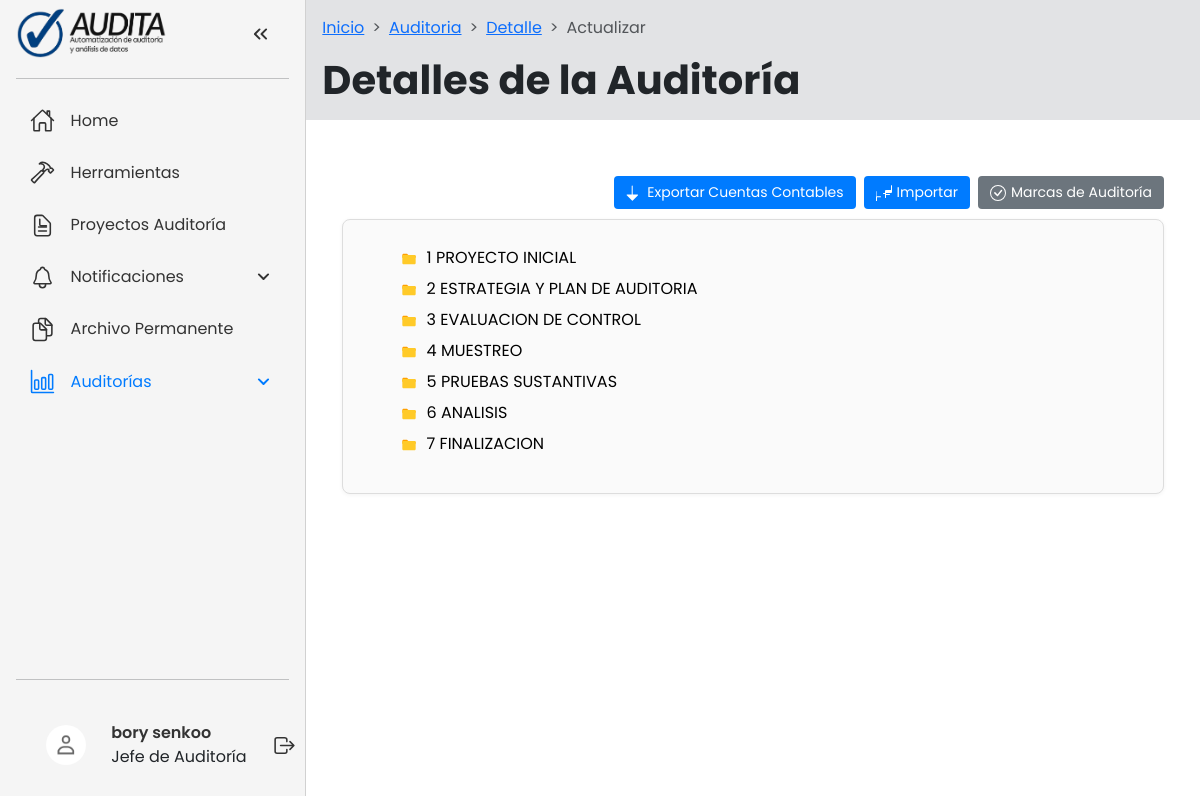
The app's page /auditoria/detalle/106/ (signed in) with its own data.
### users/models.py (models this page shows, shortened)
class User(AbstractUser):
    MODALIDAD_CHOICES = [
        ('I', 'Modalidad Individual'),
        ('G', 'Modalidad Grupal'),
        ('S', 'Superadmin'),
    ]
    first_name = models.CharField(max_length=30)
    last_name = models.CharField(max_length=30)
    signature = models.UUIDField(default=uuid.uuid4, editable=False, unique=True)
    modalidad = models.CharField(
        max_length=1,
        choices=MODALIDAD_CHOICES,
        default='I',
        help_text="Indica si el usuario pertenece a modalidad individual (I), grupal (G) o es superadmin (S)"
    )
    plan = models.CharField(
        max_length=2,
        default='M',
        help_text="Letra que identifica el plan específico (M: mensual, NT: no tiene plan, etc.)"
    )
    administrador = models.ForeignKey(
        'self',
        related_name='auditores',
        on_delete=models.SET_NULL,
        null=True,
        blank=True,
        help_text="Administrador al que está asociado este usuario (para modalidad grupal)"
    )
    role = models.ForeignKey(
        Roles,
        related_name="role",
        on_delete=models.SET_NULL,
        null=True,
        blank=True,
    )
    is_deleted = models.BooleanField(default=False)
    deleted_at = models.DateTimeField(null=True, blank=True)

class Roles(models.Model):
    name = models.CharField(max_length=255)
    verbose_name = models.CharField(max_length=255)
    def __str__(self):
        return self.verbose_name

### auditoria/views/audit_views.py (the view)
# urls.py: path('detalle/<int:audit_id>/', views.auditoria_detalle_view, name='auditoria_detalle'),
@login_required
def auditoria_detalle_view(request, audit_id):
    user_role = request.user.role.name
    try:
        if user_role == "audit_manager":
            audit = Audit.objects.get(id=audit_id, audit_manager=request.user)
        else:
            audit = Audit.objects.get(id=audit_id, assigned_users=request.user)
    except Audit.DoesNotExist:
        mensaje_error = crear_mensaje_error(
            "Auditoría no encontrada",
            "La auditoría solicitada no existe o no tienes permisos para acceder a ella."
        )
        return HttpResponse(mark_safe(mensaje_error), status=404)
    if audit.tipoAuditoria == 'I':
        json_path = os.path.join(settings.BASE_DIR, 'auditoria', 'config', 'folder_structure_interna.json')
    else:
        json_path = os.path.join(settings.BASE_DIR, 'auditoria', 'config', 'folder_structure_financiera.json')
    try:
        with open(json_path, 'r', encoding='utf-8') as f:
            estructura_carpetas = json.load(f)
    except Exception:
        estructura_carpetas = {}  # Estructura vacía en caso de error
    user_verified = request.user.username == 'administrador' or (hasattr(request.user, 'plan') and request.user.plan in ['M', 'A'])
    estructura_html = generar_html_estructura(estructura_carpetas, audit_id, user_verified=user_verified)
    return render(request, 'auditoria/auditoria-detalle/auditoria_detalle.html', {
        'audit': audit,
        'estructura_html': mark_safe(estructura_html),  # Para que Django no escape el HTML
        'user_verified': user_verified,  # Pasar esta variable a la plantilla para debug
    })

### audits/utils.py (called while the page is built)
def get_assigned_audits(user_role: str, req: HttpRequest):
    if user_role == "audit_manager":
        return Audit.objects.filter(audit_manager=req.user)
    elif user_role in ["supervisor", "auditor"]:
        return Audit.objects.filter(assigned_users=req.user)

### common/context_processors.py (called while the page is built)
def get_is_active_route(route: str, req: HttpRequest):
    path = req.path
    reverse_url = reverse(route)
    striped_path = path.strip("/")
    striped_reverse_url = reverse_url.strip("/")
    if striped_reverse_url == striped_path:
        return True
    if reverse_url in path and reverse_url != "/":
        return True
    path_splited_list = path.split("/")
    if len(path_splited_list) < 1:
        return False
    for path_segment in path_splited_list:
        if reverse_url == path_segment:
            return True
    return False

def assigned_audits(req: HttpRequest):
    return {
        "assigned_audits": (
            get_assigned_audits(req.user.role.name, req)
            if req.user.is_authenticated
            else ""
        )
    }

def is_choose_new_audit_path(req: HttpRequest):
    choose_new_audit_paths = (
        "audit_time_summary_index",
        "audit_time_summary_table",
        "summary_worked_hours_table",
        "status_of_work_papers_table",
        "activities_page",
        "tools",
    )
    for p in choose_new_audit_paths:
        url = reverse(p)
        if req.path == url:
            return {"is_choose_new_audit_path": True}
    return {"is_choose_new_audit_path": False}

def months_processor(req: HttpRequest):
    months = Months.objects.all()
    return {"months": months}

def current_statuses_processor(req: HttpRequest):
    current_statuses = CurrentStatus.objects.all()
    return {"current_statuses": current_statuses}

### auditoria/templates/auditoria/auditoria-detalle/auditoria_detalle.html (shortened to what this page needs)
{% extends "common/system-base.html" %}
{% load static %}
{% block page_title %}Detalles de la Auditoría{% endblock page_title %}
{% block main_content %}
<link rel="stylesheet" href="{% static 'users/styles.css' %}">
<link rel="stylesheet" href="{% static 'style/auditoria_detalle.css' %}">
<div class="container">
    <div class="toolbar">
        <button onclick="handleExportCuentas()" class="download-button">
            <svg xmlns="http://www.w3.org/2000/svg" class="icon-img" fill="currentColor" viewBox="0 0 16 16">
                <path
                    d="M.5 9.9a.5.5 0 0 1 .5-.4h4.7V1a.5.5 0 0 1 1 0v8.5h4.7a.5.5 0 0 1 .4.9l-5 5a.5.5 0 0 1-.8 0l-5-5z" />
            </svg>
            Exportar Cuentas Contables
        </button>
        <button onclick="openImportModal()" class="download-button">
            Importar
        </button>
        <button onclick="openAuditMarksModal()" class="download-button" style="background-color: #6c757d;">
            Marcas de Auditoría
        </button>
    </div>
    <div class="folder-structure">
        {{ estructura_html|safe }}
    </div>
</div>
{% endblock main_content %}

### common/templates/common/_aside.html (shortened to what this page needs)
{% load filters %}
{% load static %}
<nav id="sidebar">
  <ul>
    <li>
      <img
      src="{% static 'images/audita-logo-horizontal.png' %}"
      alt="Logo de la Empresa"
      class="h-8 w-auto" width="150" height="50"
    />
      <button id="toggle-btn" onclick="toggleSidebar()">
      </button>
    </li>
    <hr />
    {% if user.role.name != 'superadmin' %}
      {% for link in aside_navbar_links %}
        {% if not link.hide_to or user.role.name not in link.hide_to %}
          {% if link.type == "collapse" %}
            <li class="{% if link.active %}collapse-active{% endif %}">
              <button class="dropdown-btn" onclick="toggleSubMenu(this)">
                {{ link.icon|safe }}
                <span>{{ link.name }}</span>
                <svg xmlns="http://www.w3.org/2000/svg"
                     height="24px"
                     viewBox="0 -960 960 960"
                     width="24px"
                     fill="#e8eaed">
                  <path d="M480-361q-8 0-15-2.5t-13-8.5L268-556q-11-11-11-28t11-28q11-11 28-11t28 11l156 156 156-156q11-11 28-11t28 11q11 11 11 28t-11 28L508-372q-6 6-13 8.5t-15 2.5Z" />
                </svg>
              </button>
            </li>
          {% else %}
            <li class="{% if link.active %}active{% endif %}">
              <a href="{% url link.url %}">
                {{ link.icon|safe }}
                <span>{{ link.name }}</span>
              </a>
            </li>
          {% endif %}
        {% endif %}
      {% endfor %}
    {% endif %}
    <hr class="mt-auto" />
    <li class="user-section" onclick="toggleUserOptions()">
      {% load static %}
      <a href="{% url 'user' %}">
        <img src="{% static 'images/placeholder-user.jpg' %}"
             alt="User Image"
             height="40"
             width="40" />
      </a>
      <div class="user-info">
        <div class="user-name">{{ user.first_name }} {{ user.last_name }}</div>
        <div class="user-role">{{ user.role }}</div>
      </div>
      <a href="{% url 'logout' %}" class="logout-button">
      </a>
    </li>
  </ul>
</nav>

### static/users/styles.css (style rules this page uses)
* { font-family: Poppins, 'Segoe UI', Tahoma, Geneva, Verdana, sans-serif !important; }
:root { --base-clr: #f5f5f5; --line-clr: #d1d1d1; --hover-clr: #e0e0e0; --text-clr: #333; --accent-clr: #007bff; --secondary-text-clr: #555; }
#sidebar { box-sizing: border-box; height: 100vh; width: 25rem; padding: 5px 1em; background-color: var(--base-clr); border-right: 1px solid var(--line-clr); position: sticky; top: 0; align-self: start; transition: 300ms ease-in-out; overflow: hidden; z-index: 10; text-wrap: nowrap; }
#sidebar .user-section { padding: 1em; display: flex; align-items: center; gap: 0.75em; }
#sidebar .user-section img { width: 40px; height: 40px; border-radius: 50%; object-fit: cover; }
#sidebar .user-section .user-info { flex-grow: 1; }
#sidebar .user-section .user-name { font-weight: 600; font-size: 1rem; color: var(--text-clr); }
#sidebar ul { list-style: none; padding: 0 !important; margin: 0 !important; min-height: 100% !important; display: flex; flex-direction: column; }
#sidebar svg { width: 25px; }
#sidebar a, #sidebar .dropdown-btn { border-radius: .5em; padding: .85em; text-decoration: none; color: var(--text-clr); display: flex; align-items: center; gap: 1em; }
.dropdown-btn { width: 100%; text-align: left; background: none; border: none; font: inherit; cursor: pointer; }
#sidebar svg { flex-shrink: 0; fill: var(--text-clr); }
#sidebar a span, #sidebar .dropdown-btn span { flex-grow: 1; }
.dropdown-btn svg { transition: 200ms ease; }
.folder-structure { list-style-type: none; padding: 0; margin: 0; }
.folder-item { margin: 5px 0; background: transparent !important; }
.folder-button { border: none !important; background: transparent !important; outline: none !important; cursor: pointer; }
ul.subfolder-list, .folder-structure ul { list-style-type: none !important; }

### auditoria/static/style/auditoria_detalle.css (style rules this page uses)
.icon-img { width: 16px; height: 16px; vertical-align: middle; margin-right: 5px; }
.toolbar { display: flex; justify-content: flex-end; margin-bottom: 10px; gap: 8px; }
.download-button { background-color: #007bff; color: white; border: none; padding: 6px 12px; border-radius: 4px; cursor: pointer; display: flex; align-items: center; font-size: 14px; }
.folder-structure { border: 1px solid #ddd; border-radius: 8px; padding: 20px; background-color: #fafafa; box-shadow: 0 1px 4px rgba(0, 0, 0, 0.05); }

### records on screen
User: first_name "bory", last_name "senkoo", role "Jefe de Auditoría"

### other values on screen
{{ link.name }} "Home" "Herramientas" "Proyectos Auditoría" "Archivo Permanente"
{{ link.name }} "Notificaciones" "Auditorías"
{{ name }} "Inicio" "Auditoria" "Detalle"
{{ name }} "Actualizar"
{{ estructura_html|safe }} "1 PROYECTO INICIAL 2 ESTRATEGIA Y PLAN DE AUDITORIA 3 EVALUACION DE CONTROL 4 MUESTREO 5 PRUEBAS SUSTANTIVAS 6 ANALISIS 7 FINALIZACION"
